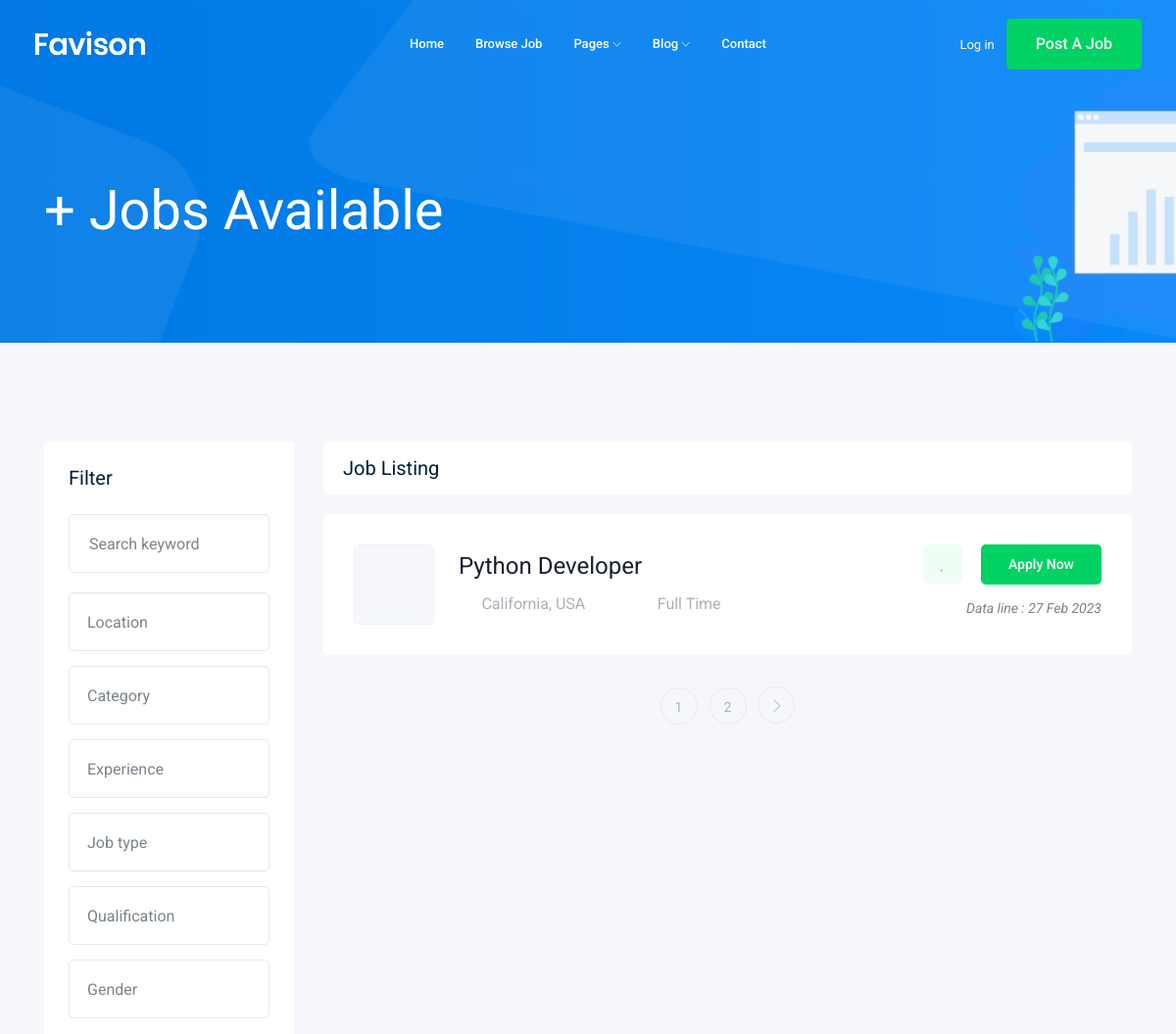
The app's page /jobs/ (upper part), older data.
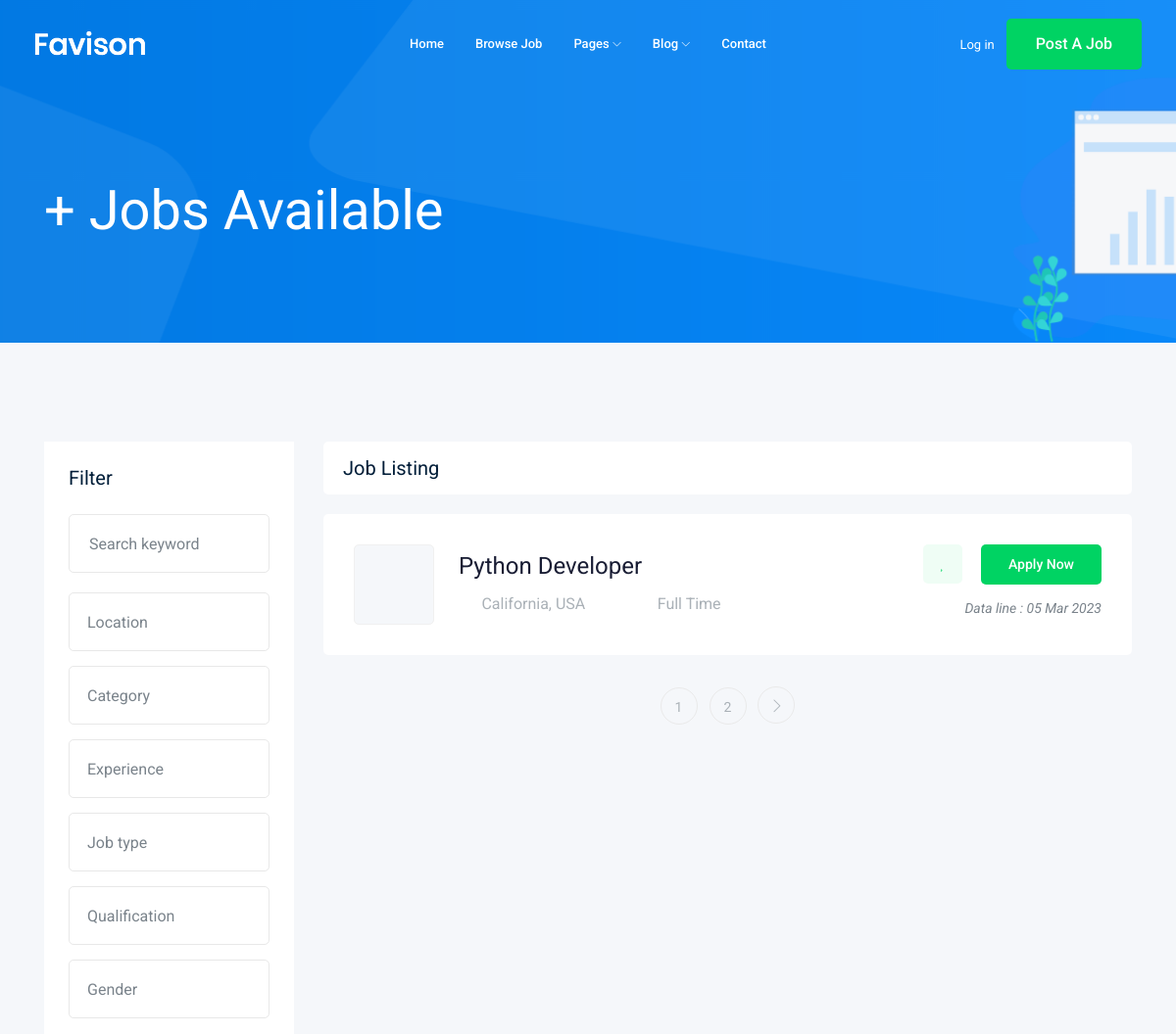
The same page, newer data.
### job/models.py (models this page shows, shortened)
class Job (models.Model): # table
    title = models.CharField(max_length=100) # colum
    job_type = models.CharField(max_length=15,choices=JOB_TYPE)
    description = models.TextField(max_length=1000)
    published_at=models.DateTimeField(auto_now=True)
    Vacancy = models.IntegerField(default=1)
    salary= models.IntegerField(default=0)
    experience=models.IntegerField(default=1)
    category=models.ForeignKey('Category',on_delete=models.CASCADE)
    image =models.ImageField(upload_to=image_upload)
    slug = models.SlugField(blank=True , null = True)

### job/views.py (the view)
# urls.py: path('',views.job_list),
def job_list(request):
    job_list = Job.objects.all()
    paginator = Paginator(job_list, 1) # Show 25 contacts per page.
    page_number = request.GET.get('page')
    page_obj = paginator.get_page(page_number)
    context={'jobs':page_obj} # Template Name
    return render(request,'job/job_list.html',context)

### job/templates/job/job_list.html (shortened to what the changed rows need)
{% load static %}
<!doctype html>
<html class="no-js" lang="zxx">
<head>
    <link rel="stylesheet" href="{% static 'css/bootstrap.min.css' %}">
    <link rel="stylesheet" href="{% static 'css/owl.carousel.min.css' %}">
    <link rel="stylesheet" href="{% static 'css/magnific-popup.css' %}">
    <link rel="stylesheet" href="{% static 'css/font-awesome.min.css' %}">
    <link rel="stylesheet" href="{% static 'css/themify-icons.css' %}">
    <link rel="stylesheet" href="{% static 'css/nice-select.css' %}">
    <link rel="stylesheet" href="{% static 'css/flaticon.css' %}">
    <link rel="stylesheet" href="{% static 'css/jquery-ui.css' %}">
    <link rel="stylesheet" href="{% static 'css/gijgo.css' %}">
    <link rel="stylesheet" href="{% static 'css/animate.min.css' %}">
    <link rel="stylesheet" href="{% static 'css/slicknav.css' %}">
    <link rel="stylesheet" href="{% static 'css/style.css' %}">
</head>
<body>
    <div class="job_listing_area plus_padding">
        <div class="container">
            <div class="row">
                <div class="col-lg-9">
                    <div class="job_lists m-0">
                        <div class="row">
                            {%for job in jobs%}
                            <div class="col-lg-12 col-md-12">
                                <div class="single_jobs white-bg d-flex justify-content-between">
                                    <div class="jobs_left d-flex align-items-center">
                                        <div class="thumb">
                                        </div>
                                        <div class="jobs_conetent">
                                            <a href="{% url 'jobs:job_detail' job.slug %}"><h4>{{job.title}}</h4></a>
                                            <div class="links_locat d-flex align-items-center">
                                                <div class="location">
                                                    <p> <i class="fa fa-map-marker"></i> California, USA</p>
                                                </div>
                                                <div class="location">
                                                    <p> <i class="fa fa-clock-o"></i> {{job.job_type}}</p>
                                                </div>
                                            </div>
                                        </div>
                                    </div>
                                    <div class="jobs_right">
                                        <div class="apply_now">
                                            <a class="heart_mark" href="#"> <i class="fa fa-heart"></i> </a>
                                            <a href="{% url 'jobs:job_detail' job.slug %}" class="boxed-btn3">Apply Now</a>
                                        </div>
                                        <div class="date">
                                            <p> Data line : {{job.published_at|date:'d M o'}}</p>
                                        </div>
                                    </div>
                                </div>
                            </div>
                            {% endfor %}
                        </div>
                    </div>
                </div>
            </div>
        </div>
    </div>
</body>
</html>

Row changes from the older to the newer data that the page shows:
changed Job "Python Developer": published_at "27 Feb 2023" → "05 Mar 2023"
